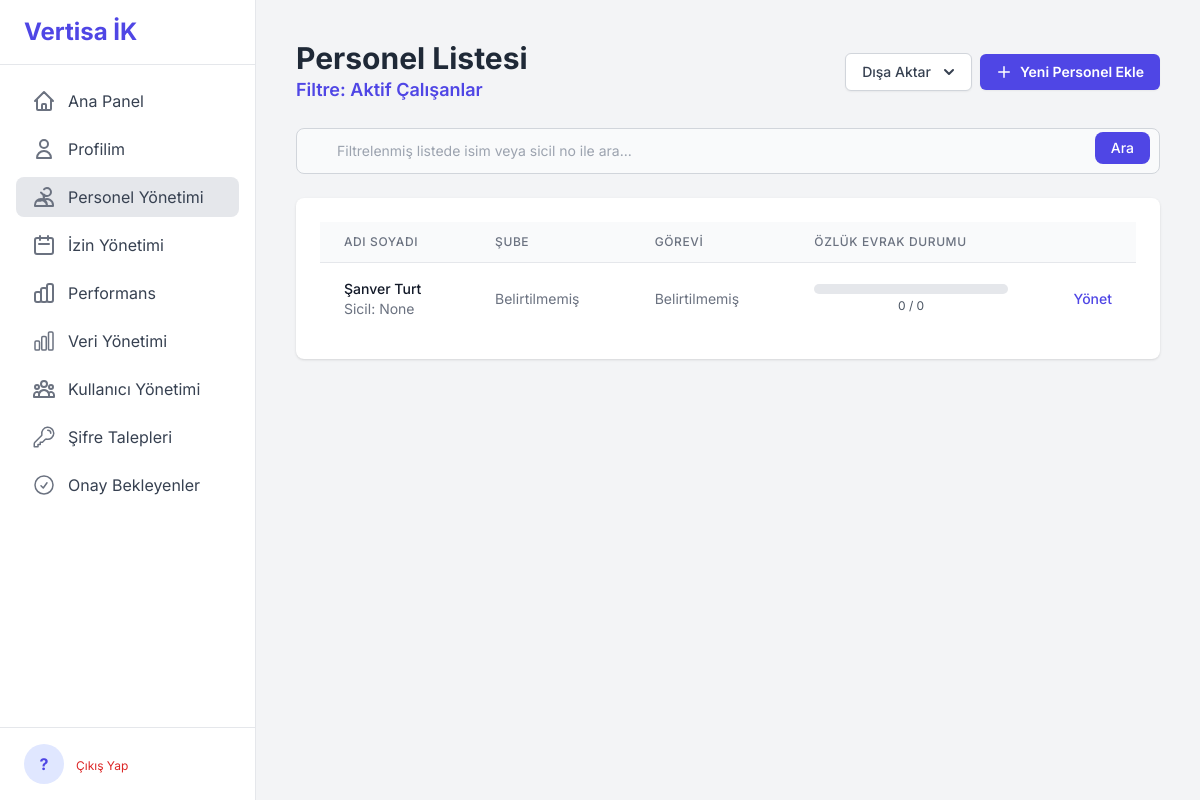
Screenshot of /personnel/ (signed in) with the database file from the repository.
### tables this page shows
CREATE TABLE calisanlar (
        id INTEGER PRIMARY KEY AUTOINCREMENT, 
        ad TEXT NOT NULL, 
        soyad TEXT NOT NULL,
        sicil_no TEXT UNIQUE,
        tc_kimlik TEXT UNIQUE NOT NULL, 
        ise_baslama_tarihi TEXT, 
        isten_cikis_tarihi TEXT,
        dogum_tarihi TEXT,
        cinsiyet TEXT,
        kan_grubu TEXT,
        tel TEXT, 
        yakin_tel TEXT, 
        adres TEXT, 
        iban TEXT, 
        egitim TEXT, 
        ucreti TEXT, 
        aciklama TEXT,
        yillik_izin_bakiye INTEGER NOT NULL DEFAULT 20, 
        yaka_tipi TEXT,
        yonetici_id INTEGER REFERENCES calisanlar(id), 
        sube_id INTEGER REFERENCES subeler(id),
        departman_id INTEGER REFERENCES departmanlar(id),
        gorev_id INTEGER REFERENCES gorevler(id), 
        mail TEXT UNIQUE,
        onay_durumu TEXT NOT NULL DEFAULT 'Onaylandı', 
        admin_notu TEXT
    );

### app/personnel.py (the view)
@bp.route('/')
@login_required
def list_personnel():
    search_query = request.args.get('q')
    yaka_tipi = request.args.get('yaka_tipi')
    durum = request.args.get('durum', 'aktif')
    db = g.db
    base_query = """
        SELECT c.*, s.sube_adi, g.gorev_adi,
        (SELECT COUNT(id) FROM evraklar WHERE calisan_id = c.id AND yuklendi_mi = 1 AND kategori = 'Özlük') as yuklenen_evrak,
        (SELECT COUNT(id) FROM evraklar WHERE calisan_id = c.id AND kategori = 'Özlük') as toplam_evrak
        FROM calisanlar c
        LEFT JOIN subeler s ON c.sube_id = s.id
        LEFT JOIN gorevler g ON c.gorev_id = g.id
    """
    conditions = ["c.onay_durumu = 'Onaylandı'"]
    params = []
    if search_query:
        conditions.append("(c.ad || ' ' || c.soyad LIKE ? OR c.sicil_no LIKE ?)")
        params.extend([f'%{search_query}%', f'%{search_query}%'])
    if yaka_tipi:
        conditions.append("c.yaka_tipi = ?")
        params.append(yaka_tipi)
    if durum == 'ayrilan':
        conditions.append("c.isten_cikis_tarihi IS NOT NULL AND c.isten_cikis_tarihi != ''")
    else:
        conditions.append("(c.isten_cikis_tarihi IS NULL OR c.isten_cikis_tarihi = '')")
    if conditions:
        base_query += " WHERE " + " AND ".join(conditions)
    base_query += " ORDER BY c.ad, c.soyad"
    calisanlar = db.execute(base_query, params).fetchall()
    active_filter_text = "Aktif Çalışanlar"
    if durum == 'ayrilan': active_filter_text = "Ayrılan Personeller"
    elif yaka_tipi: active_filter_text = yaka_tipi.replace("_", " ").title()
    return render_template('personnel_list.html', calisanlar=calisanlar, active_filter=active_filter_text)

### app/auth.py (called while the page is built)
def login_required(view):
    @wraps(view)
    def wrapped_view(**kwargs):
        if 'user_id' not in session:
            flash("Bu sayfayı görüntülemek için lütfen giriş yapın.", "warning")
            return redirect(url_for('auth.login'))
        return view(**kwargs)
    return wrapped_view

### app/templates/personnel_list.html (shortened to what this page needs)
{% extends "base.html" %}
{% block content %}
<div class="flex flex-wrap justify-between items-center gap-4 mb-6">
    <div>
        <h1 class="text-3xl font-bold text-gray-800">Personel Listesi</h1>
        {% if active_filter %}
        <p class="text-lg text-indigo-600 font-semibold">Filtre: {{ active_filter }}</p>
        {% endif %}
    </div>
    <div class="flex items-center gap-2">
        <div class="relative inline-block text-left" x-data="{ open: false }" @click.away="open = false">
            <div>
                <button @click="open = !open" type="button" class="inline-flex justify-center w-full rounded-md border border-gray-300 shadow-sm px-4 py-2 bg-white text-sm font-medium text-gray-700 hover:bg-gray-50">
                    Dışa Aktar
                    <svg class="-mr-1 ml-2 h-5 w-5" xmlns="http://www.w.org/2000/svg" viewBox="0 0 20 20" fill="currentColor">
                        <path fill-rule="evenodd" d="M5.293 7.293a1 1 0 011.414 0L10 10.586l3.293-3.293a1 1 0 111.414 1.414l-4 4a1 1 0 01-1.414 0l-4-4a1 1 0 010-1.414z" clip-rule="evenodd" />
                    </svg>
                </button>
            </div>
        </div>
        <a href="{{ url_for('personnel.add') }}" class="inline-flex items-center justify-center rounded-md bg-indigo-600 px-4 py-2 text-sm font-semibold text-white shadow-sm hover:bg-indigo-500">
            <svg class="-ml-0.5 mr-1.5 h-5 w-5" viewBox="0 0 20 20" fill="currentColor">
                <path d="M10.75 4.75a.75.75 0 00-1.5 0v4.5h-4.5a.75.75 0 000 1.5h4.5v4.5a.75.75 0 001.5 0v-4.5h4.5a.75.75 0 000-1.5h-4.5v-4.5z" />
            </svg>
            Yeni Personel Ekle
        </a>
    </div>
</div>
<div class="mb-6">
    <form method="GET" action="{{ url_for('personnel.list_personnel') }}">
        <div class="relative">
            <input type="search" name="q" placeholder="Filtrelenmiş listede isim veya sicil no ile ara..." value="{{ request.args.get('q', '') }}"
                   class="block w-full p-3 pl-10 text-sm text-gray-900 border border-gray-300 rounded-lg bg-gray-50 focus:ring-indigo-500 focus:border-indigo-500">
            <button type="submit" class="text-white absolute right-2.5 bottom-2.5 bg-indigo-600 hover:bg-indigo-700 focus:ring-4 focus:outline-none focus:ring-indigo-300 font-medium rounded-lg text-sm px-4 py-1.5">Ara</button>
        </div>
    </form>
</div>
<div class="bg-white rounded-lg shadow p-6">
    <table class="min-w-full divide-y divide-gray-200">
        <thead class="bg-gray-50">
            <tr>
                <th scope="col" class="px-6 py-3 text-left text-xs font-medium text-gray-500 uppercase tracking-wider">Adı Soyadı</th>
                <th scope="col" class="px-6 py-3 text-left text-xs font-medium text-gray-500 uppercase tracking-wider">Şube</th>
                <th scope="col" class="px-6 py-3 text-left text-xs font-medium text-gray-500 uppercase tracking-wider">Görevi</th>
                <th scope="col" class="px-6 py-3 text-left text-xs font-medium text-gray-500 uppercase tracking-wider">Özlük Evrak Durumu</th>
                <th scope="col" class="relative px-6 py-3">
                </th>
            </tr>
        </thead>
        <tbody class="bg-white divide-y divide-gray-200">
            {% for calisan in calisanlar %}
            <tr class="hover:bg-gray-50 transition-colors duration-150">
                <td class="px-6 py-4 whitespace-nowrap">
                    <div class="text-sm font-medium text-gray-900">{{ calisan.ad }} {{ calisan.soyad }}</div>
                    <div class="text-sm text-gray-500">Sicil: {{ calisan.sicil_no }}</div>
                </td>
                <td class="px-6 py-4 whitespace-nowrap text-sm text-gray-500">{{ calisan.sube_adi or 'Belirtilmemiş' }}</td>
                <td class="px-6 py-4 whitespace-nowrap text-sm text-gray-500">{{ calisan.gorev_adi or 'Belirtilmemiş' }}</td>
                <td class="px-6 py-4 whitespace-nowrap">
                    {% set percentage = (calisan.yuklenen_evrak / calisan.toplam_evrak * 100) if calisan.toplam_evrak > 0 else 0 %}
                    <div class="w-full bg-gray-200 rounded-full h-2.5">
                    </div>
                    <div class="text-xs text-center text-gray-600 mt-1">{{ calisan.yuklenen_evrak }} / {{ calisan.toplam_evrak }}</div>
                </td>
                <td class="px-6 py-4 whitespace-nowrap text-right text-sm font-medium">
                    <a href="{{ url_for('personnel.manage', calisan_id=calisan.id) }}" class="text-indigo-600 hover:text-indigo-900">Yönet</a>
                </td>
            </tr>
            {% else %}
            <tr>
                <td colspan="5" class="text-center py-10 text-gray-500">
                    Aradığınız kriterlere uygun personel bulunamadı.
                </td>
            </tr>
            {% endfor %}
        </tbody>
    </table>
</div>
{% endblock %}

### app/templates/base.html (style rules this page uses)
body { font-family: 'Inter', sans-serif; }

### rows the page displays
calisanlar: ad "Şanver", soyad "Turt", sicil_no "None", sube_adi "Belirtilmemiş", gorev_adi "Belirtilmemiş", yuklenen_evrak "0", toplam_evrak "0"

### other values shown
{{ session.ad_soyad[0]|upper if session.ad_soyad else '?' }} "?"
{{ active_filter }} "Aktif Çalışanlar"
